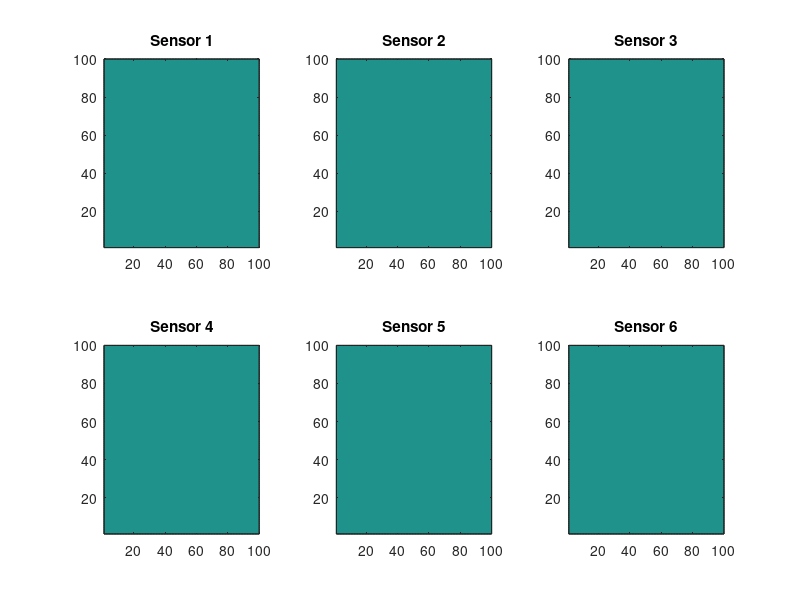

Here is the MATLAB script that generated this plot: (Note: this script raises an error after producing the figure.)
%% %%%%%%%%%%%%%%%%%%%%%%%%%%%%%%%%%%%%%%%%%%%%%%%%%%%%%%%%%%%
%% Multi Sensor-based Distributed Bayesian Estimator
% This code is for distributed bayesian estimator for target positioning and tracking
% (1) Target: Static target with unknown position
% (2) Sensors: Binary sensor with only 0 or 1 measurement
% (3) Strategy: (3.1) Observation Exchange strategy (Neighbourhood or Global-Exchange)
%               (3.2) Probability Map Consensus strategy (single step or multi-step)
%% 2015 June; All Copyright Reserved
% Fixed topology case

clear; clc; close all
Selection1 = 5;    % select observaition exchange and fusion strategies
max_EstStep = 110; % max step
switch Selection1
    case 1,  ObservExch='off'; ConsenStep=0;
    case 2,  ObservExch='off'; ConsenStep=10;
    case 3,  ObservExch='sing'; ConsenStep=0;
    case 4,  ObservExch='sing'; ConsenStep=10;
    case 5,  ObservExch='multi'; ConsenStep=0;
    case 6,  ObservExch='multi'; ConsenStep=10;
    otherwise, error('No selection.');
end

Selection2 = 1; % select the motion of agents and target
switch Selection2
    case 1,  r_move= 0; tar_move=0;
    case 2,  r_move= 0; tar_move=1;
    case 3,  r_move= 1; tar_move=0;
    case 4,  r_move= 1; tar_move=1;
    otherwise, error('No selection.');
end
% the set of robots whose pdf will be drawn
if r_move == 0
    sim_r_idx = [1,3,5];
else
    sim_r_idx = [2,4,6];
end

save_file = 0; % choose whether to save simulation results
%% %%%%%%%%%%%%%%%%%%%%%%%%%%%%%%%%%%%%%%%%%%%%%%%%%%%%%%%%%%%
%% Field Setup
fld.x = 100; fld.y = 100;  % Field size
fld.map = ones(fld.x,fld.y)/(fld.x*fld.y);
[xpt,ypt] = meshgrid(1:fld.x,1:fld.y);
fld.traj = []; % trajectory of traget

%% Target Setup
switch Selection2
    case {1,3} 
        fld.tx = 45; 
        fld.ty = 45;% Target position, but unknown to estimator
    case {2,4} 
        fld.tx = 20; 
        fld.ty = 20;% Target position, but unknown to estimator
end

fld.target.speed = 1;
fld.target.cov = 0.0001*eye(2);% covariance of the target motion model
if tar_move == 0
    fld.target.dx= 0;
    fld.target.dy= 0;
elseif tar_move == 1
    fld.target.dx= 1;
    fld.target.dy= 1;
end

%% Probability Map Consensus setup
ConsenFigure=0; % if 1, draw the concensus steps

%% Probability Map Update
% calculate the prediction matrix
% if tar_move == 1
    [ptx,pty] = meshgrid(1:fld.x,1:fld.y);
    pt = [ptx(:),pty(:)];
    upd_cell1 = cell(size(pt,1),1);
    for ii = 1:size(pt,1)
        upd_cell1{ii} = zeros(fld.x,fld.y);
        if (pt(ii,1)+fld.target.speed*fld.target.dx <= fld.x) && (pt(ii,2)+fld.target.speed*fld.target.dy <= fld.y)
            upd_cell1{ii}(pt(ii,1)+fld.target.speed*fld.target.dx,pt(ii,2)+fld.target.speed*fld.target.dy) = 1;
        end
    end
    
%% Path Planning setup
%{
hor = 3; % planning horizon
% desired distances among neighboring agents
% desDist = 10*[0 1 sqrt(3) 0 sqrt(3) 1; 
%     1 0 1 sqrt(3) 0 sqrt(3); 
%     sqrt(3) 1 0 1 sqrt(3) 0; 
%     0 sqrt(3) 1 0 1 sqrt(3); 
%     sqrt(3) 0 sqrt(3) 1 0 1; 
%     1 sqrt(3) 0 sqrt(3) 1 0];
desDist = 10*[0 1 sqrt(3) 2 sqrt(3) 1; 
    1 0 1 sqrt(3) 2 sqrt(3); 
    sqrt(3) 1 0 1 sqrt(3) 2; 
    2 sqrt(3) 1 0 1 sqrt(3); 
    sqrt(3) 2 sqrt(3) 1 0 1; 
    1 sqrt(3) 2 sqrt(3) 1 0];

dt = 1; % discretization time
vl = 0; vu = 3; % lower and upper bounds for robot speed

usePathUpdMap = 0; % if 1, each robot update its map based on neighbors' planned path; if 0, no update is conducted
useSimObs = 0; % if 1, each robot simulates the observations for neighbors' planned path

% precompute combinatorial matrix for calculating POD
all_comb = {};
for ii = 1:hor
    all_comb = [all_comb;num2cell(nchoosek(1:hor,ii),2)];
end
%}

%% Multi-Robot Setup
NumOfRobot = 6;
hf1=figure(1); set(hf1,'Position',[50,50,1000,600]); % for filtering cycle
hf3 = figure(3);
if ConsenFigure==1, hCon=figure(2); set(hCon,'Position',[200,50,1000,600]); end % for consensus cycle
switch Selection2
    case {1,2,3,4}
        x_set = [20,40,60,80,60,40];
        y_set = [50,20,20,50,80,80];
end

for i=1:NumOfRobot
    if r_move == 0
        rbt(i).x = x_set(i); % sensor position.x
        rbt(i).y = y_set(i); % sensor position.x
    elseif r_move == 1
        rbt(i).T = 20; % period of circling motion
        rbt(i).center = [x_set(i);y_set(i)];
        rbt(i).r = 15;
        rbt(i).w = 2*pi/rbt(i).T;
        rbt(i).x = x_set(i);
        rbt(i).y = y_set(i)+rbt(i).r;
    end
    
    rbt(i).traj = [];
    rbt(i).map = ones(fld.x,fld.y);
    rbt(i).map = rbt(i).map/sum(sum(rbt(i).map));
%     if tar_move == 1
        rbt(i).talign_map = rbt(i).map; % store the prob_map for observations with same tiem index, i.e. P(x|z^1_1:k,...,z^N_1:k)
        rbt(i).talign_t = 0; % record the time for the time-aligned map 
%     end
    subplot(2,3,i); contourf((rbt(i).map)'); hold on; title(['Sensor ',num2str(i)]);
    rbt(i).prob = zeros(fld.x,fld.y);
    rbt(i).entropy = zeros(1,max_EstStep);
    for j = 1:NumOfRobot
        rbt(i).rbt(j).used = []; % save the observations times that have been used for updating
    end
end

% binary sensor model
sigmaVal=(fld.x/10)^2+(fld.y/10)^2; % covariance matrix for the sensor
k_s = 2*pi*sqrt(det(sigmaVal)); % normalizing factor
s_psi = 1/2*eye(2)/sigmaVal; % psi for the sensor
% robot colors
rbt(1).color = 'r';
rbt(2).color = 'g';
rbt(3).color = 'y';
rbt(4).color = 'c';
rbt(5).color = 'm';
rbt(6).color = 'w';

%% Communication structure
rbt(1).neighbour=[2,6];
rbt(2).neighbour=[1,3];
rbt(3).neighbour=[2,4];
rbt(4).neighbour=[3,5];
rbt(5).neighbour=[4,6];
rbt(6).neighbour=[1,5];

%% Robot Buffer for Observation Exchange
for i=1:NumOfRobot
    for j=1:NumOfRobot
        rbtBuffer{i}.rbt(j).x=[];
        rbtBuffer{i}.rbt(j).y=[];
        rbtBuffer{i}.rbt(j).z=[];
        rbtBuffer{i}.rbt(j).k=[];
        rbtBuffer{i}.rbt(j).prob=[];
        rbtBuffer{i}.rbt(j).map = {};% record the previously calculated map to reduce computation        
    end
end

%% %%%%%%%%%%%%%%%%%%%%%%%%%%%%%%%%%%%%%%%%%%%%%%%%%%%%%%%%%%%
%% Distributed Bayesian Filter for Target Tracking
count = 1; % time step
% record the time that the mpc solver cannot give a solution and the
% corresponding robot
err.time = [];
err.rbt = [];
while (1) %% Filtering Time Step
    figure(1); clf(hf1);
    
    for ii = 1:NumOfRobot
       rbt(ii).traj = [rbt(ii).traj,[rbt(ii).x;rbt(ii).y]];
    end
    fld.traj = [fld.traj,[fld.tx;fld.ty]];
    
    %% %%%%%%%%%%%%%%%%%%%%%%%%%%%%%%%    
    %% Generate measurement and observation probability
    for i=1:NumOfRobot % Robot Iteration
        rbt(i).z = sensorSim(rbt(i).x,rbt(i).y,fld.tx,fld.ty,sigmaVal);
    end
    
    %% %%%%%%%%%%%%%%%%%%%%%%%%%%%%%%%
    %% Bayesian Updating
    % observation exchange steps:
    % (1) send/receive and update stored observations
    % (2) observe
    % (3) repeat step (1)
    switch ObservExch
        %% No observation exch
        case 'off',
            for i=1:NumOfRobot % Robot Iteration
                if rbt(i).z == 1
                    rbt(i).prob = sensorProb(rbt(i).x,rbt(i).y,fld.x,fld.y,sigmaVal);
                elseif rbt(i).z == 0
                    rbt(i).prob = 1 - sensorProb(rbt(i).x,rbt(i).y,fld.x,fld.y,sigmaVal);
                end
                rbt(i).map = rbt(i).map.*rbt(i).prob;
                rbt(i).map = rbt(i).map/sum(sum(rbt(i).map));
            end
            
            %% With single observation exch
        case 'sing',
            for i=1:NumOfRobot % Robot Iteration
                if rbt(i).z == 1
                    rbt(i).prob = sensorProb(rbt(i).x,rbt(i).y,fld.x,fld.y,sigmaVal);
                elseif rbt(i).z == 0
                    rbt(i).prob = 1 - sensorProb(rbt(i).x,rbt(i).y,fld.x,fld.y,sigmaVal);
                end
            end
            for i=1:NumOfRobot
                rbt(i).map = rbt(i).map.*rbt(i).prob;
                for t=rbt(i).neighbour
                    rbt(i).map = rbt(i).map.*rbt(t).prob;
                end
                rbt(i).map = rbt(i).map/sum(sum(rbt(i).map));
            end
            
            %% with Multi-step observation exch
        case 'multi',
            if (Selection2 == 1) || (Selection2 == 3)
                % static target
                %% data transmission
                % (1) sending/receive   
                tempRbtBuffer = rbtBuffer;
                for i=1:NumOfRobot % Robot Iteration
                    % for information from neighbours to compare whether it is
                    % latest                   
                    for j=1:NumOfRobot
                        for t=rbt(i).neighbour
                            if t == 0 % if no neighbors
                                continue
                            end
                            % note: communication only transmit the latest
                            % observation stored in each neighbor
                            if (~isempty(rbtBuffer{t}.rbt(j).k)) && (isempty(tempRbtBuffer{i}.rbt(j).k) || (tempRbtBuffer{i}.rbt(j).k < rbtBuffer{t}.rbt(j).k))
                                tempRbtBuffer{i}.rbt(j).x = rbtBuffer{t}.rbt(j).x;
                                tempRbtBuffer{i}.rbt(j).y = rbtBuffer{t}.rbt(j).y;
                                tempRbtBuffer{i}.rbt(j).z = rbtBuffer{t}.rbt(j).z;
                                tempRbtBuffer{i}.rbt(j).k = rbtBuffer{t}.rbt(j).k;
                                tempRbtBuffer{i}.rbt(j).prob = rbtBuffer{t}.rbt(j).prob;
                            end
                        end
                    end
                end
                
                % return temperary buffer to robot buffer
                for i=1:NumOfRobot
                    for j=1:NumOfRobot
                        rbtBuffer{i}.rbt(j).x = tempRbtBuffer{i}.rbt(j).x;
                        rbtBuffer{i}.rbt(j).y = tempRbtBuffer{i}.rbt(j).y;
                        rbtBuffer{i}.rbt(j).z = tempRbtBuffer{i}.rbt(j).z;
                        rbtBuffer{i}.rbt(j).k = tempRbtBuffer{i}.rbt(j).k;
                        rbtBuffer{i}.rbt(j).prob = tempRbtBuffer{i}.rbt(j).prob;
                    end
                end
                
                % (2) observation
                % Observation of each robot
                for i=1:NumOfRobot
                        % initialize the buffer
                        rbtBuffer{i}.rbt(i).x=rbt(i).x;
                        rbtBuffer{i}.rbt(i).y=rbt(i).y;
                        rbtBuffer{i}.rbt(i).z=rbt(i).z;
                        rbtBuffer{i}.rbt(i).k=count;
                        if (~isempty(rbtBuffer{i}.rbt(i).k)) && (rbtBuffer{i}.rbt(i).z == 1)
                            rbtBuffer{i}.rbt(i).prob = sensorProb(rbtBuffer{i}.rbt(i).x,rbtBuffer{i}.rbt(i).y,fld.x,fld.y,sigmaVal);
                        elseif ~isempty(rbtBuffer{i}.rbt(i).k) && (rbtBuffer{i}.rbt(i).z == 0)
                            rbtBuffer{i}.rbt(i).prob = 1 - sensorProb(rbtBuffer{i}.rbt(i).x,rbtBuffer{i}.rbt(i).y,fld.x,fld.y,sigmaVal);
                        end
                end
                display(rbtBuffer{1}.rbt(1)),display(rbtBuffer{1}.rbt(2)),display(rbtBuffer{1}.rbt(3))
                display(rbtBuffer{1}.rbt(4)),display(rbtBuffer{1}.rbt(5)),display(rbtBuffer{1}.rbt(6))
                
                %% update by bayes rule
                % calculate probility of latest z
                for i=1:NumOfRobot % Robot Iteration
                    for j=1:NumOfRobot
                        if (~isempty(rbtBuffer{i}.rbt(j).k)) && (~ismember(rbtBuffer{i}.rbt(j).k,rbt(i).rbt(j).used))
                            rbt(i).map=rbt(i).map.*rbtBuffer{i}.rbt(j).prob;
                            rbt(i).rbt(j).used = [rbt(i).rbt(j).used,rbtBuffer{i}.rbt(j).k];
                        end
                    end
                    rbt(i).map=rbt(i).map/sum(sum(rbt(i).map));
                end               
                
            elseif (Selection2 == 2) || (Selection2 == 4)
                % moving target
                %% data transmission
                % (1) sending/receive
                % multi-step transmit of observation
                tempRbtBuffer=rbtBuffer;
                for i=1:NumOfRobot % Robot Iteration
                    % for information from neighbours to compare whether it is
                    % latest
                    for j=1:NumOfRobot
                        for t=rbt(i).neighbour
                            % note: communication only transmit the latest
                            % observation stored in each neighbor
                            if (~isempty(rbtBuffer{t}.rbt(j).k)) && (isempty(tempRbtBuffer{i}.rbt(j).k) || (tempRbtBuffer{i}.rbt(j).k(1) < rbtBuffer{t}.rbt(j).k(1)))
                                tempRbtBuffer{i}.rbt(j).x = [rbtBuffer{t}.rbt(j).x(1),tempRbtBuffer{i}.rbt(j).x];
                                tempRbtBuffer{i}.rbt(j).y = [rbtBuffer{t}.rbt(j).y(1),tempRbtBuffer{i}.rbt(j).y];
                                tempRbtBuffer{i}.rbt(j).z = [rbtBuffer{t}.rbt(j).z(1),tempRbtBuffer{i}.rbt(j).z];
                                tempRbtBuffer{i}.rbt(j).k = [rbtBuffer{t}.rbt(j).k(1),tempRbtBuffer{i}.rbt(j).k];
                            end
                        end
                        % remove unneeded records
                        rmv_idx = tempRbtBuffer{i}.rbt(j).k <= rbt(i).talign_t;
                        tempRbtBuffer{i}.rbt(j).x(rmv_idx)=[];
                        tempRbtBuffer{i}.rbt(j).y(rmv_idx)=[];
                        tempRbtBuffer{i}.rbt(j).z(rmv_idx)=[];
                        tempRbtBuffer{i}.rbt(j).k(rmv_idx)=[];
                    end
                end
                
                % return temperary buffer to robot buffer
                for i=1:NumOfRobot
                    for j=1:NumOfRobot
                        rbtBuffer{i}.rbt(j).x = tempRbtBuffer{i}.rbt(j).x;
                        rbtBuffer{i}.rbt(j).y = tempRbtBuffer{i}.rbt(j).y;
                        rbtBuffer{i}.rbt(j).z = tempRbtBuffer{i}.rbt(j).z;
                        rbtBuffer{i}.rbt(j).k = tempRbtBuffer{i}.rbt(j).k;
                    end
                end
                
                % (2) observation
                % Observation of each robot
                for i=1:NumOfRobot
                    rbtBuffer{i}.rbt(i).x=[rbt(i).x,rbtBuffer{i}.rbt(i).x];
                    rbtBuffer{i}.rbt(i).y=[rbt(i).y,rbtBuffer{i}.rbt(i).y];
                    rbtBuffer{i}.rbt(i).z=[rbt(i).z,rbtBuffer{i}.rbt(i).z];
                    rbtBuffer{i}.rbt(i).k=[count,rbtBuffer{i}.rbt(i).k];
                    % remove unneeded records
                    % only observations that are got no less than talign_t+1
                    % are used for Bayes filtering
                    rmv_idx = rbtBuffer{i}.rbt(i).k <= rbt(i).talign_t;
                    rbtBuffer{i}.rbt(i).x(rmv_idx)=[];
                    rbtBuffer{i}.rbt(i).y(rmv_idx)=[];
                    rbtBuffer{i}.rbt(i).z(rmv_idx)=[];
                    rbtBuffer{i}.rbt(i).k(rmv_idx)=[];
                end
                
                display(rbtBuffer{1}.rbt(1)),display(rbtBuffer{1}.rbt(2)),display(rbtBuffer{1}.rbt(3))
                display(rbtBuffer{1}.rbt(4)),display(rbtBuffer{1}.rbt(5)),display(rbtBuffer{1}.rbt(6))
                
                %% update by bayes rule
                
                for i=1:NumOfRobot % Robot Iteration
                    talign_flag = 1; % if all agent's observation's time are no less than talign_t+1, then talign_flag = 1, increase talign_t
                    tmp_t = rbt(i).talign_t;
                    tmp_map = rbt(i).talign_map;
                    
                    %                 if i == 1
                    %                     hf2 = figure (2);
                    %                     contourf((tmp_map)'); hold on;
                    %                     title('t_align map before prediction step');
                    %                 end
                    
                    for t = (rbt(i).talign_t+1):count
                        %% prediction step
                        tmp_map2 = zeros(size(tmp_map));
                        for k = 1:size(pt,1)
                            tmp_map2 = tmp_map2+upd_cell1{k}*tmp_map(pt(k,1),pt(k,2));
                        end
                        tmp_map = tmp_map2;
                        
                        %% updating step
                        for j=1:NumOfRobot
                            if (~isempty(rbtBuffer{i}.rbt(j).k)) && (rbtBuffer{i}.rbt(j).k(1) >= t)
                                %                             l = find(rbtBuffer{i}.rbt(j).k == t);
                                if t < rbtBuffer{i}.rbt(j).k(1)
                                    rbtBuffer{i}.rbt(j).prob = rbtBuffer{i}.rbt(j).map{t};
                                elseif t == rbtBuffer{i}.rbt(j).k(1)
                                    if rbtBuffer{i}.rbt(j).z(1) == 1
                                        rbtBuffer{i}.rbt(j).prob = sensorProb(rbtBuffer{i}.rbt(j).x(1),rbtBuffer{i}.rbt(j).y(1),fld.x,fld.y,sigmaVal);
                                    elseif rbtBuffer{i}.rbt(j).z(1) == 0
                                        rbtBuffer{i}.rbt(j).prob = 1 - sensorProb(rbtBuffer{i}.rbt(j).x(1),rbtBuffer{i}.rbt(j).y(1),fld.x,fld.y,sigmaVal);
                                    end
                                    % record the previously calculated map to
                                    % reduce computation
                                    rbtBuffer{i}.rbt(j).map{t} = rbtBuffer{i}.rbt(j).prob;
                                end
                                tmp_map = tmp_map.*rbtBuffer{i}.rbt(j).prob;
                            else
                                talign_flag = 0;
                            end
                        end
                        if (t == rbt(i).talign_t+1) && (talign_flag == 1)
                            rbt(i).talign_map = tmp_map;
                            rbt(i).talign_map = rbt(i).talign_map/sum(sum(rbt(i).talign_map));
                            tmp_t = tmp_t+1;
                        end
                    end
                    
                    rbt(i).talign_t = tmp_t;
                    rbt(i).map = tmp_map;
                    rbt(i).map = rbt(i).map/sum(sum(rbt(i).map));
                end
                % record the map for each time
                rbt(i).map_cell{count} = rbt(i).map;
            end
            %% Error
        otherwise, error('Observation Communication Error!');
    end
    
    %% %%%%%%%%%%%%%%%%%%%%%%%%%%%%%%%
    %% Entropy calculation of posterior pdf
    for i=1:NumOfRobot 
        tmp_map = rbt(i).map;
        % this avoids the error when some grid has zeros probability
        tmp_map(tmp_map <= realmin) = realmin;
        dis_entropy = -(tmp_map).*log2(tmp_map); % get the p*log(p) for all grid points    
%         fun = @(x,y) interp2(1:fld.x,1:fld.y,dis_entropy,x,y);
%         rbt(i).entropy(count) =  integral2(fun,1,fld.x,1,fld.y);
        rbt(i).entropy(count) = sum(sum(dis_entropy));
    end
    
    %% %%%%%%%%%%%%%%%%%%%%%%%%%%%%%%%
    %% Plot Local PDFs for Each Sensor After Including Observations
%     hf1 = figure (1); % handle for subplots 
%     for i=1:NumOfRobot 
%         subplot(2,3,i); contourf((rbt(i).map)'); hold on;
%         title(['Sensor ',num2str(i), ' Observ.= ',num2str(rbt(i).z)],'FontSize',14);
%         for j=1:NumOfRobot
%             if i==j
%                 plot(rbt(j).x, rbt(j).y, 's','Color',rbt(j).color,'MarkerSize',10,'LineWidth',3);
%             else
%                 plot(rbt(j).x, rbt(j).y, 'p','Color',rbt(j).color,'MarkerSize',10,'LineWidth',1.5);
%             end
%             plot(fld.tx, fld.ty, 'c+','MarkerSize',10,'LineWidth',3);
%             set(gca,'fontsize',14)
%         end
%     end
%     subplot(2,3,5); xlabel(['Step=',num2str(count)],'FontSize',14);
    
    % plot single figure for the first robot
    for k = sim_r_idx
        tmp_hd = figure (k+2); % handle for plot of a single robot's target PDF
        clf(tmp_hd);
        shading interp
        contourf((rbt(k).map)','LineColor','none'); 
        load('MyColorMap','mymap')
        colormap(mymap);
        colorbar
%         surfl((rbt(k).map)','light'); 
        hold on;
%         title(['Sensor ',1, ' Observ.= ',num2str(rbt(1).z)],'FontSize',16);
        for j=1:NumOfRobot
            
            % draw robot trajectory
            if j==k
                line_hdl = line(rbt(j).traj(1,:), rbt(j).traj(2,:));
                set(line_hdl,'Marker','.','Color','r','MarkerSize',3,'LineWidth',2);
                plot(rbt(j).traj(1,end), rbt(j).traj(2,end), 's','Color','r','MarkerSize',10,'LineWidth',3);
            else
                line_hdl = line(rbt(j).traj(1,:), rbt(j).traj(2,:));
                set(line_hdl,'Marker','.','Color','g','MarkerSize',3,'LineWidth',2);
                plot(rbt(j).traj(1,end), rbt(j).traj(2,end), 'p','Color','g','MarkerSize',10,'LineWidth',1.5);
            end
            
            % draw traget trajectory
            line_hdl = line(fld.traj(1,:), fld.traj(2,:));
            set(line_hdl,'Marker','.','Color','k','MarkerSize',3,'LineWidth',2);
            plot(fld.tx, fld.ty, 'k+','MarkerSize',10,'LineWidth',3);
%             plot3([fld.tx, fld.tx], [fld.ty, fld.ty],[0,0.05])
            set(gca,'fontsize',16)
        end
        xlabel(['Step=',num2str(count)],'FontSize',16);        
    end
    
    % save plots
    if (count == 1) || (count == 3) || (count == 5) || (count == 7) ||...
            (count == 10) || (count == 20) || (count == 30) || (count == 40)...
            || (count == 50) || (count == 60) || (count == 70) || (count == 80)...
            || (count == 90) || (count == 100)
        switch Selection2
            case 1,  tag = 'sta_sen_sta_tar';
            case 2,  tag = 'sta_sen_mov_tar';
            case 3,  tag = 'mov_sen_sta_tar';
            case 4,  tag = 'mov_sen_mov_tar';
        end
%         file_name1 = sprintf('./figures/data_exchange_switch/%s_%d_%s',tag,count,datestr(now,1));
%         saveas(hf1,file_name1,'fig')
%         saveas(hf1,file_name1,'jpg')
        for k = sim_r_idx
            tmp_hf = figure(k+2);
            file_name2 = sprintf('./figures/data_exchange/%s_single_%d_%d_%s',tag,k,count,datestr(now,1));
            if save_file == 1
                saveas(tmp_hf,file_name2,'fig')
                saveas(tmp_hf,file_name2,'jpg')
            end
        end
    end
    
    %% %%%%%%%%%%%%%%%%%%%%%%%%%%%%%%%%
    %% Probability Map Consensus
    %{
    for i=1:NumOfRobot % Robot Iteration
        rbtCon(i).map=rbt(i).map;
    end
    for ConStep=1:ConsenStep % Consensus cycle
        if ConsenFigure==1, figure(2);clf(hCon); end
        for i=1:NumOfRobot % Robot Iteration
            neighNum=length(rbt(i).neighbour)+1;
            for t=rbt(i).neighbour
                tempRbtCon(i).map=rbtCon(i).map+rbtCon(t).map;
            end
            tempRbtCon(i).map=tempRbtCon(i).map/neighNum;
        end
        % plot local PDFs after concensus
        for i=1:NumOfRobot
            rbtCon(i).map=tempRbtCon(i).map;
            if ConsenFigure==1
                subplot(2,3,i); contourf((rbtCon(i).map)'); title(['Sensor ',num2str(i)]);
                hold on;
                for j=1:NumOfRobot
                    if i==j
                        plot(rbt(j).x, rbt(j).y, 's','Color',rbt(j).color,'MarkerSize',8,'LineWidth',3);
                    else
                        plot(rbt(j).x, rbt(j).y, 'p','Color',rbt(j).color, 'MarkerSize',8,'LineWidth',1.5);
                    end
                end
            end
        end
    end
    for i=1:NumOfRobot % Robot Iteration
        rbt(i).map=rbtCon(i).map;
    end
    %}
    
    %% %%%%%%%%%%%%%%%%%%%%%%%%%%%%%%%%
    %% robot moves
    if r_move == 1
%         x_tmp = unidrnd(fld.x-2,1,NumOfRobot)+1; % generate random number within 2:fld.x-1
%         y_tmp = unidrnd(fld.y-2,1,NumOfRobot)+1;
        for i=1:NumOfRobot % Robot Iteration
            tmp_angl = calAngle([rbt(i).x;rbt(i).y]-rbt(i).center);
%             if ismember(i,[1,2,6])
                tmp_angl = tmp_angl+rbt(i).w;
%             elseif ismember(i,[3,4,5])
%                 tmp_angl = tmp_angl-rbt(i).w;
%             end
            rbt(i).x = rbt(i).r*cos(tmp_angl)+rbt(i).center(1);
            rbt(i).y = rbt(i).r*sin(tmp_angl)+rbt(i).center(2);
        end
    end
    
    %% Target Moves
    fld.tx = fld.tx + fld.target.speed * fld.target.dx;
    fld.ty = fld.ty + fld.target.speed * fld.target.dy;
        
    %% %%%%%%%%%%%%%%%%%%%%%%%%%%%%%%%
    %% Terminate Time Cycle
    count = count+1;
    disp(count);
    if count > max_EstStep
        break
    end
end

%% %%%%%%%%%%%%%%%%%%%%%%%%%%%%%%%

%% plot the entropy
hf2 = figure(2);
line_clr = ['r','g','b','c','m','k'];
line_marker = {'o','*','s','d','^','h'};
for i=1:NumOfRobot
    plot(1:count-2,rbt(i).entropy(1:count-2),line_clr(i),'LineWidth',2,'Marker',line_marker{i},'MarkerSize',2); hold on;
    xlim([0,count-1])
end
title('Entropy of the Target PDF','FontSize',16);
set(gca,'fontsize',16)
xlabel('Time','FontSize',16);
ylabel('Entropy','FontSize',16);

[hleg1, hobj1] = legend('Robot 1','Robot 2','Robot 3','Robot 4','Robot 5','Robot 6');
textobj = findobj(hobj1, 'type', 'text');
set(textobj, 'fontsize', 15);

switch Selection2
    case 1,  tag = 'sta_sen_sta_tar';
    case 2,  tag = 'sta_sen_mov_tar';
    case 3,  tag = 'mov_sen_sta_tar';
    case 4,  tag = 'mov_sen_mov_tar';
end
file_name2 = sprintf('./figures/data_exchange/%s_entropy_%s',tag,datestr(now,1));
if save_file == 1
    saveas(hf2,file_name2,'fig')
    saveas(hf2,file_name2,'jpg')
end

%% save robot structure
if save_file == 1
    file_name3 = sprintf('./figures/data_exchange/%s_robot.mat_%s',tag,datestr(now,1));
    save(file_name3,'rbt')
end